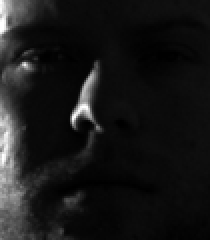
#> input picture 3 Normalizacion/yale4.bmp, 105 x 120 px (shown 2 times larger)
$ python rn_division.py
#> lines starting #> are read from the running program, lines starting #| are printed output that depends on the picture
import cv2
import numpy as np
import matplotlib.pyplot as plt

# Leer la imagen
img = cv2.imread('yale4.bmp')
#> img is the input picture: shape (120, 105, 3); min 0, max 255, mean 23.9

# Convertir a escala de grises
gray = cv2.cvtColor(img, cv2.COLOR_BGR2GRAY)

# Suavizar con un filtro gaussiano
smooth = cv2.GaussianBlur(gray, (95, 95), 0)
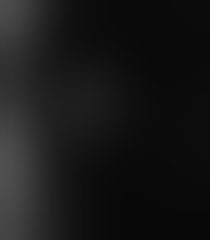
#> smooth: shape (120, 105) (shown 2 times larger); min 7, max 80, mean 23.5

# Dividir la imagen en escala de grises por la suavizada
division = cv2.divide(gray, smooth, scale=190)
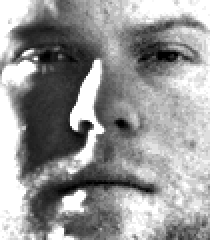
#> division: shape (120, 105) (shown 2 times larger); min 0, max 255, mean 149.9

# Crear una figura para mostrar las imágenes y sus histogramas
fig, axes = plt.subplots(2, 2, figsize=(10, 8))

# Mostrar la imagen original
axes[0, 0].imshow(gray, cmap='gray')
axes[0, 0].set_title('Imagen Original')
axes[0, 0].axis('off')

# Mostrar la imagen filtrada
axes[0, 1].imshow(division, cmap='gray')
axes[0, 1].set_title('Imagen Filtrada')
axes[0, 1].axis('off')

# Calcular y mostrar el histograma de la imagen original
hist_gray = cv2.calcHist([gray], [0], None, [256], [0, 256])
#> hist_gray = 256 values, max 1270 at index 10, min 0 at index 191, mean 49.22
axes[1, 0].plot(hist_gray, color='black')
axes[1, 0].set_title('Histograma Original')
axes[1, 0].set_xlim([0, 256])

# Calcular y mostrar el histograma de la imagen filtrada
hist_division = cv2.calcHist([division], [0], None, [256], [0, 256])
#> hist_division = 256 values, max 1648 at index 255, min 0 at index 1, mean 49.22
axes[1, 1].plot(hist_division, color='black')
axes[1, 1].set_title('Histograma Filtrado')
axes[1, 1].set_xlim([0, 256])

# Ajustar los espacios entre subplots
plt.tight_layout()

# Mostrar la figura
plt.show()
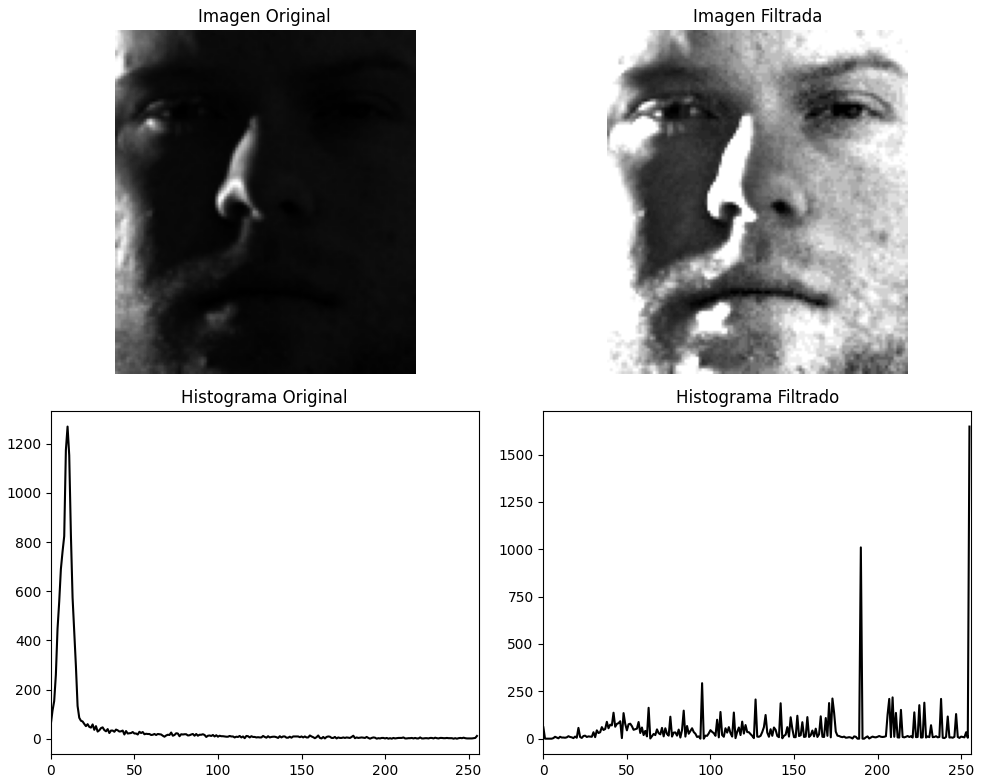
#> figure drawn by matplotlib, 4 panels; panel 3: curve peaks at x = 10, y = 1270; panel 4: curve peaks at x = 255, y = 1648

$ run again, with 3 Normalizacion/yale1.bmp copied over 3 Normalizacion/yale4.bmp
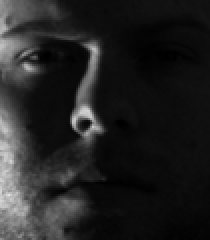
#> input picture 3 Normalizacion/yale1.bmp, 105 x 120 px (shown 2 times larger)
#> img is the input picture: shape (120, 105, 3); min 0, max 225, mean 34.6
#> `division = cv2.divide(gray, smooth, scale=190)`:
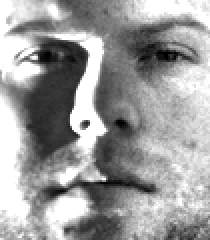
#> division: shape (120, 105) (shown 2 times larger); min 0, max 255, mean 156.4
#> hist_gray = 256 values, max 1037 at index 12, min 0 at index 208, mean 49.22
#> hist_division = 256 values, max 1675 at index 255, min 0 at index 1, mean 49.22
#> `plt.show()`:
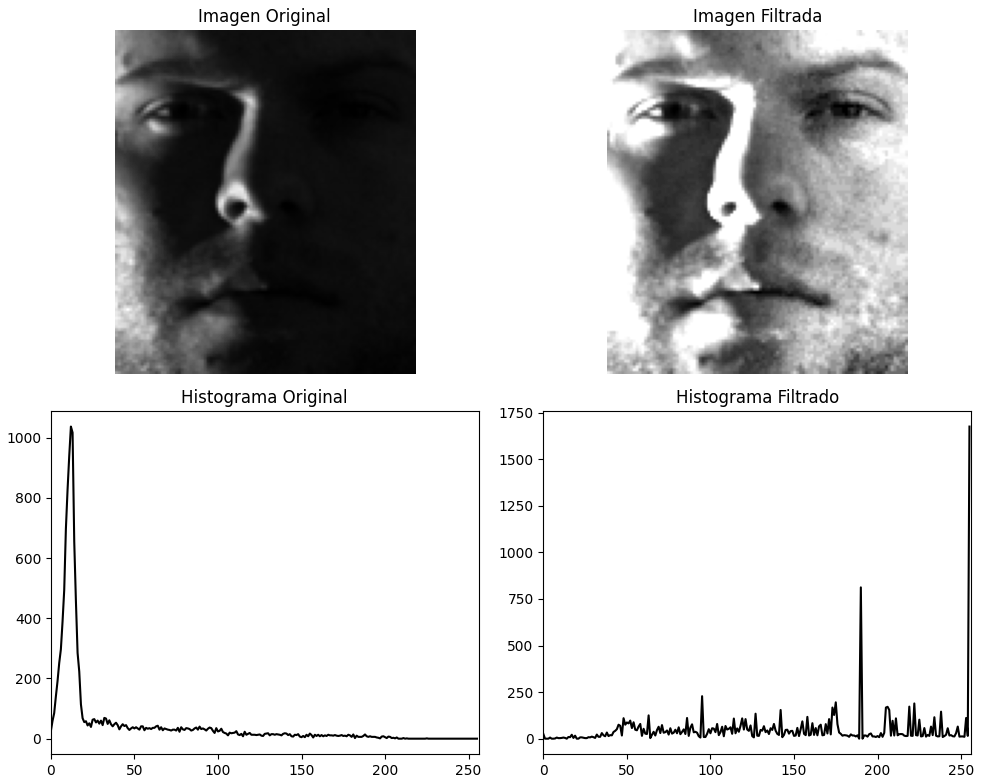
#> figure drawn by matplotlib, 4 panels; panel 3: curve peaks at x = 12, y = 1037; panel 4: curve peaks at x = 255, y = 1675

$ run again, with 3 Normalizacion/yale3.bmp copied over 3 Normalizacion/yale4.bmp
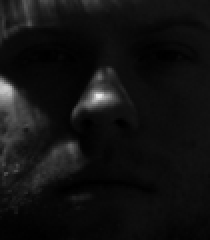
#> input picture 3 Normalizacion/yale3.bmp, 105 x 120 px (shown 2 times larger)
#> img is the input picture: shape (120, 105, 3); min 0, max 235, mean 17.4
#> `division = cv2.divide(gray, smooth, scale=190)`:
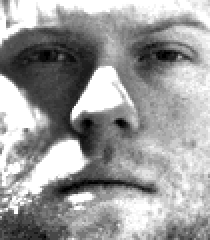
#> division: shape (120, 105) (shown 2 times larger); min 0, max 255, mean 156.6
#> hist_gray = 256 values, max 918 at index 13, min 0 at index 116, mean 49.22
#> hist_division = 256 values, max 1737 at index 255, min 0 at index 1, mean 49.22
#> `plt.show()`:
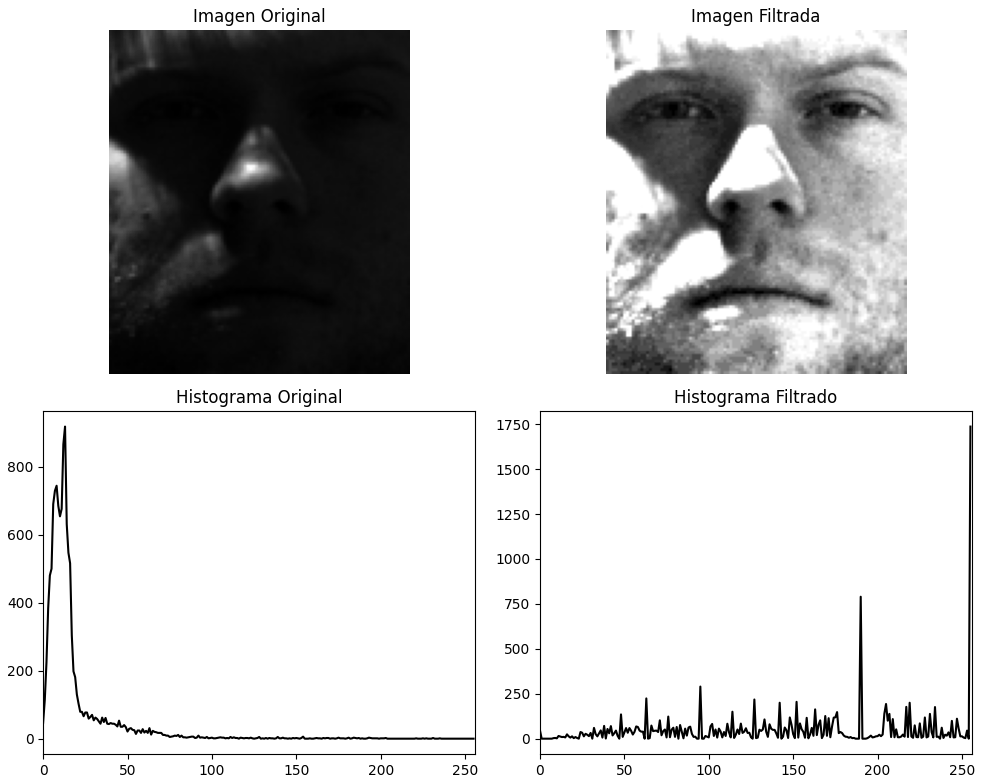
#> figure drawn by matplotlib, 4 panels; panel 3: curve peaks at x = 13, y = 918; panel 4: curve peaks at x = 255, y = 1737
